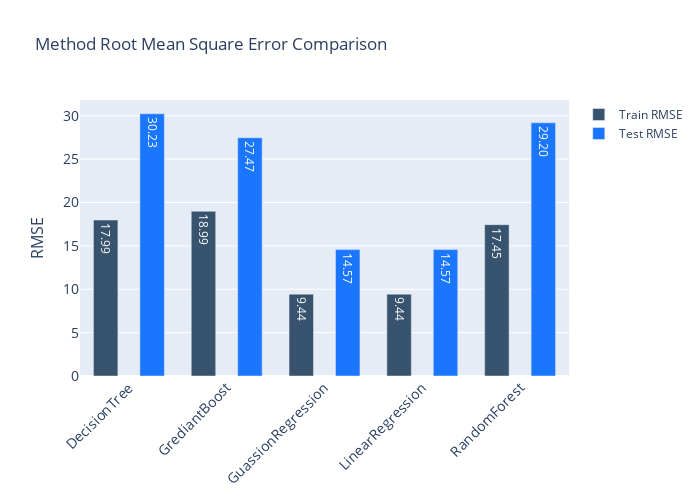

The cell this chart's notebook holds for it:
### Code cell
fig = plot.bar.method_compare(log)
fig.show()

### Figure 1 — Plotly figure (JSON) as saved in the notebook; plotly's stock layout.template omitted (floating-point values rounded to 4 significant figures)
{"data": [{"customdata": ["17.99", "18.99", "9.44", "9.44", "17.45"], "marker": {"color": "rgb(55, 83, 109)"}, "name": "Train RMSE", "texttemplate": "%{customdata}", "type": "bar", "width": 0.25, "x": ["DecisionTree", "GrediantBoost", "GuassionRegression", "LinearRegression", "RandomForest"], "y": [17.99, 18.99, 9.438, 9.438, 17.45]}, {"customdata": ["30.23", "27.47", "14.57", "14.57", "29.20"], "marker": {"color": "rgb(26, 118, 255)"}, "name": "Test RMSE", "texttemplate": "%{customdata}", "type": "bar", "width": 0.25, "x": ["DecisionTree", "GrediantBoost", "GuassionRegression", "LinearRegression", "RandomForest"], "y": [30.23, 27.47, 14.57, 14.57, 29.2]}], "layout": {"bargap": 0.05, "height": 500, "legend": {"bgcolor": "rgba(255, 255, 255, 0)", "bordercolor": "rgba(255, 255, 255, 0)"}, "title": {"text": "Method Root Mean Square Error Comparison"}, "width": 700, "xaxis": {"tickangle": -45, "tickfont": {"size": 14}}, "yaxis": {"tickfont": {"size": 14}, "title": {"font": {"size": 16}, "text": "RMSE"}}}}
